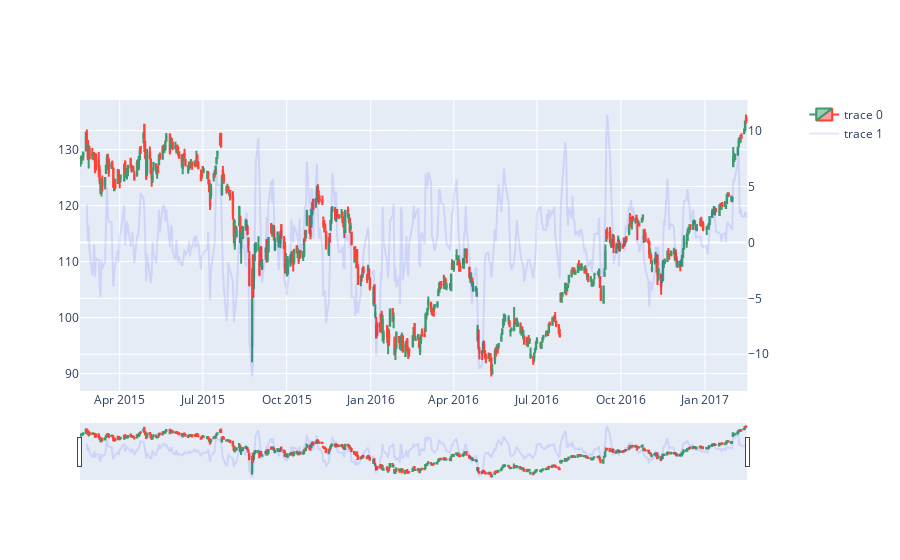

Source (notebook cell):
### Code cell
df['%_chg_Close'] = df['AAPL.Close'].pct_change(periods=5)*100

fig = go.Figure()
fig = make_subplots(specs=[[{"secondary_y": True}]])

fig.add_trace(
    go.Candlestick(x=df['Date'], 
        open=df['AAPL.Open'], 
        high=df['AAPL.High'], 
        low=df['AAPL.Low'], 
        close=df['AAPL.Close']), 
    secondary_y=False
)
fig.add_trace(
    go.Scatter(x=df['Date'], y=df['%_chg_Close'], mode='lines', opacity=0.1, marker_color='blue'), 
    secondary_y=True
)
fig.show()

### Figure 1 — Plotly figure (JSON) as saved in the notebook; plotly's stock layout.template omitted (floating-point values rounded to 4 significant figures; data arrays with more than 128 entries replaced by an {"elided": "..."} marker saying what was removed)
{"data": [{"close": {"elided": "506 float values"}, "high": {"elided": "506 float values"}, "low": {"elided": "506 float values"}, "open": {"elided": "506 float values"}, "type": "candlestick", "x": {"elided": "506 str values"}, "xaxis": "x", "yaxis": "y"}, {"marker": {"color": "blue"}, "mode": "lines", "opacity": 0.1, "type": "scatter", "x": {"elided": "506 str values"}, "xaxis": "x", "y": {"elided": "506 float values"}, "yaxis": "y2"}], "layout": {"xaxis": {"anchor": "y", "domain": [0, 0.94]}, "yaxis": {"anchor": "x", "domain": [0, 1]}, "yaxis2": {"anchor": "x", "overlaying": "y", "side": "right"}}}
